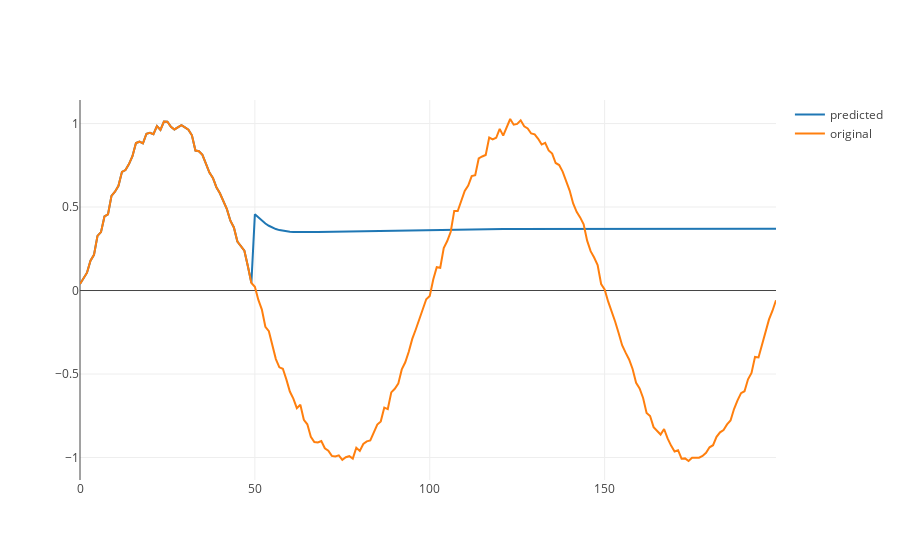
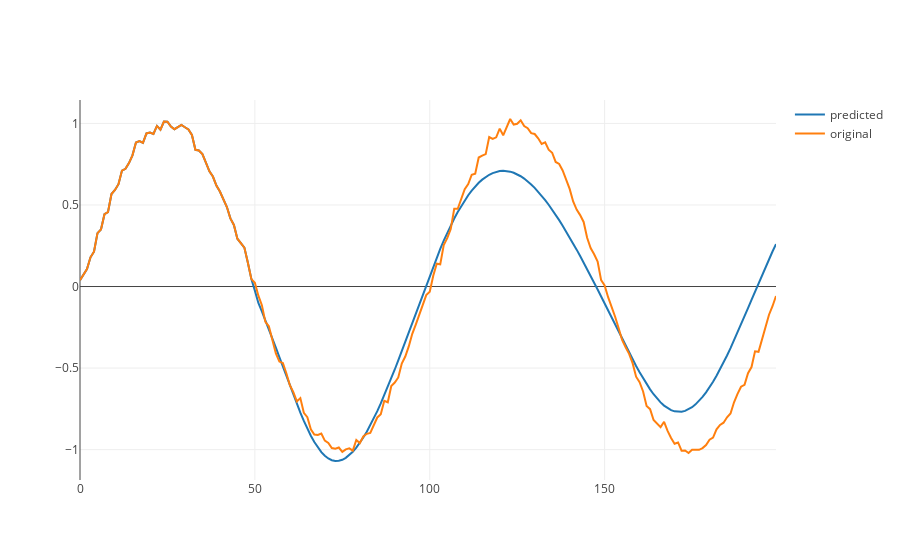
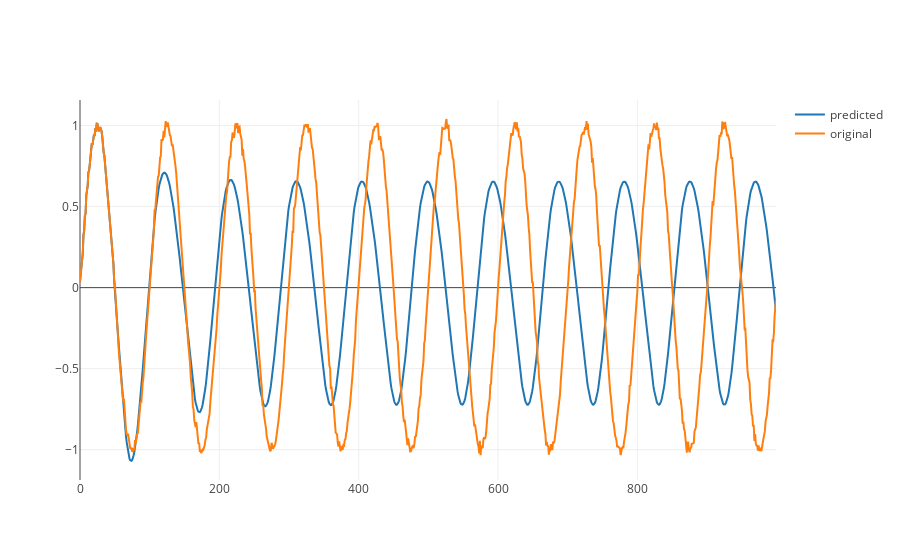
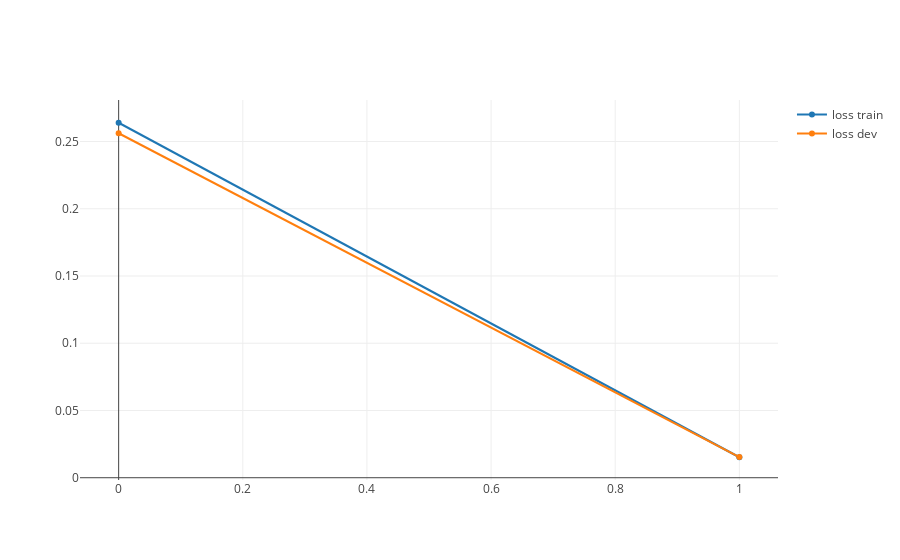

Notebook source saved alongside these figures, in order:
### Markdown cell above
## Training and Testing

Finally we can train and test the network. The training consists of 'epochs' during which all training batches are presented. After presenting a single training batch the network is immediately optimized. After an epoch the loss is calculated over the dev set and printed. 

Next a graph is plotted which shows an example of the network predicting a sine wave. The prediction is based on first 'priming' the network by presenting part of a sine. 

After completing training on a number of epochs. The last predictions is executed over a longer time period.

### Code cell
np.random.shuffle (start_indices)

#create a randomized train, dev and test set
train_indices = start_indices[0:int(train_size)]
dev_indices= start_indices[int(train_size):int(train_size+dev_size)]
test_indices = start_indices[int(train_size+dev_size):int(train_size+dev_size+test_size)]


#initialization of the network states for a single mini batch, by setting them to zero
#You could also initialize by using random states.
batch_zero_state_packed = np.zeros((batch_size, get_network_state_size(hidden_network)))


epoch_count = 2

#Store the performance over the dev set in loss_results
loss_results = np.zeros((epoch_count,2))

def get_loss(set_name, bsz, example_set_indices):
    """Calculate a score over all batches in a set"""
    epoch_loss = 0.0
    for example_index in range(bsz):
        batch_inputs,batch_targets = get_batch(example_index, example_set_indices)

        batch_loss = sess.run(loss,feed_dict={
            inputs:batch_inputs,
            targets:batch_targets,
            initial_state_packed: batch_zero_state_packed
        })
        if example_index % 20 == 0:
            print("  %s results batch %d, loss %s" %(  set_name, example_index, str(batch_loss)))  

        epoch_loss += batch_loss
    return epoch_loss / len(example_set_indices)

def generate_graph(graph_size=200, run_options = None, run_metadata = None):
    """Use the network to generate a graph"""
    
    #The network will be primed using prime_size samples of the original signal
    prime_size = 50
    prime_signal_start_i = 0
    
    #put prime_size samples of the original signal in tmp_singal
    orig_signal = np.zeros((graph_size,1))
    tmp_signal = np.zeros((graph_size,1))
    tmp_signal[0:prime_size,0] = signal_amp[prime_signal_start_i:(prime_signal_start_i+prime_size)]
    orig_signal[0:graph_size,0] = signal_amp[prime_signal_start_i:(prime_signal_start_i+graph_size)]
    
    #create a sequence for a batch_size of 1
    seq = np.zeros((1,sequence_length,1))
    seq_state_packed = np.zeros((1, get_network_state_size(hidden_network)))
    
    _state_unpacked = None
    #generate the graph
    for end in range(prime_size, graph_size):
        #get a sequence to present to the network
        start_time = time.time()
                
        
        seq[0,:,0] = tmp_signal.take(range((end-sequence_length),end), mode='wrap')
        
        #get a prediction
        seq_state_packed , _prediction = sess.run(
            [state_packed_network_out, 
             predictions[0,0]], 
            feed_dict={
                initial_state_packed: seq_state_packed,
                inputs: seq},
                options=run_options, 
                run_metadata=run_metadata
        )
        #put the prediction in the graph
        time_taken = time.time() - start_time
        tmp_signal[end,0] = _prediction
        sys.stdout.write('.')
        sys.stdout.flush()
    print("")
    plotly.offline.iplot({
       "data": [Scatter(name="predicted",y=tmp_signal[:,0]),Scatter(name="original",y=orig_signal[:,0])],
       "layout": Layout(title="")})


init=tf.global_variables_initializer()
with tf.Session() as sess:
    sess.run(init)



    for epoch in range(0,epoch_count):
        print("Epoch %d" %(epoch))
        #in every epoch go through the training set in a different order
        np.random.shuffle (train_indices)
        print("Train")
        for ti in range(train_batch_count):
            batch_inputs,batch_targets = get_batch(ti, train_indices)

            #train the network
            #I reset the state to zero for each batch. 
            batch_train_loss, _ = sess.run([loss, opt], 
                                           feed_dict={
                                               learning_rate: 0.00005, 
                                               inputs: batch_inputs, 
                                               targets: batch_targets,
                                               initial_state_packed: batch_zero_state_packed
                                           })
            sys.stdout.write('.')
            sys.stdout.flush()
        print("")
        epoch_train_loss = get_loss("Train", train_batch_count, train_indices)
        print("Training results epoch %d, loss %s" %( epoch, str(epoch_train_loss)))
        epoch_dev_loss = get_loss("Dev", dev_batch_count, dev_indices)    
        print("Dev results epoch %d, loss %s" %( epoch, str(epoch_dev_loss)))  
        loss_results[epoch,0] = epoch_train_loss
        loss_results[epoch,1] = epoch_dev_loss
        ti += 1
        generate_graph()
      
    
        model_saver = tf.train.Saver()
        model_saver.save(sess, "/home/dinne/tensorflow/LSTM_sine.ckpt")

    #generate a last long graph
    generate_graph(graph_size=1000)
    
    plotly.offline.iplot({
       "data": [Scatter(name="loss train",y=loss_results[:,0]),Scatter(name="loss dev",y=loss_results[:,1])],
       "layout": Layout(title="")})

### Figure 1 — Plotly figure (JSON) as saved in the notebook; plotly's stock layout.template omitted (floating-point values rounded to 4 significant figures; data arrays with more than 128 entries replaced by an {"elided": "..."} marker saying what was removed)
{"data": [{"name": "predicted", "type": "scatter", "y": {"elided": "200 float values"}}, {"name": "original", "type": "scatter", "y": {"elided": "200 float values"}}], "layout": {"title": ""}}

### Figure 2 — Plotly figure (JSON) as saved in the notebook; plotly's stock layout.template omitted (floating-point values rounded to 4 significant figures; data arrays with more than 128 entries replaced by an {"elided": "..."} marker saying what was removed)
{"data": [{"name": "predicted", "type": "scatter", "y": {"elided": "200 float values"}}, {"name": "original", "type": "scatter", "y": {"elided": "200 float values"}}], "layout": {"title": ""}}

### Figure 3 — Plotly figure (JSON) as saved in the notebook; plotly's stock layout.template omitted (floating-point values rounded to 4 significant figures; data arrays with more than 128 entries replaced by an {"elided": "..."} marker saying what was removed)
{"data": [{"name": "predicted", "type": "scatter", "y": {"elided": "1000 float values"}}, {"name": "original", "type": "scatter", "y": {"elided": "1000 float values"}}], "layout": {"title": ""}}

### Figure 4 — Plotly figure (JSON) as saved in the notebook; plotly's stock layout.template omitted (floating-point values rounded to 4 significant figures)
{"data": [{"name": "loss train", "type": "scatter", "y": [0.2639, 0.01522]}, {"name": "loss dev", "type": "scatter", "y": [0.2561, 0.01532]}], "layout": {"title": ""}}
